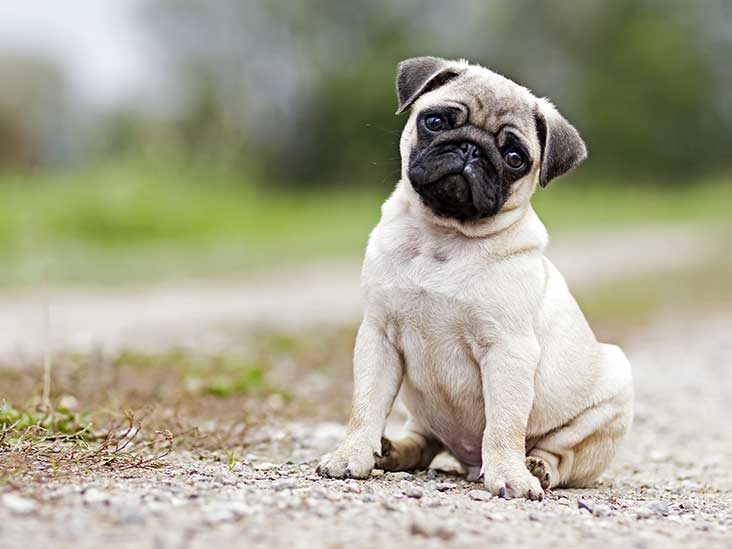
#> input picture Task_4/DOG.jpg, 732 x 549 px
$ jupyter execute Task_4_Image_To_Pencil_sketch_with_python.ipynb
#> lines starting #> are read from the running program, lines starting #| are printed output that depends on the picture
# Shreya Jagani - Data Science intern at LetsGrowMore Virtual Internship Program (October - 2022)

# Beginner level Task 4 : Image to pencil sketch with python

**Import libraries**

[cell 1]
import cv2
from matplotlib import pyplot as plt

[cell 2]
image = cv2.imread('DOG.jpg')
#> image is the input picture: shape (549, 732, 3); mean B, G, R 145.1, 166.1, 167.4
plt.figure(figsize=(10,10))
plt.imshow(cv2.cvtColor(image,cv2.COLOR_BGR2RGB),cmap='gray')
plt.show()

[cell 3]
gray_image = cv2.cvtColor(image, cv2.COLOR_BGR2GRAY)
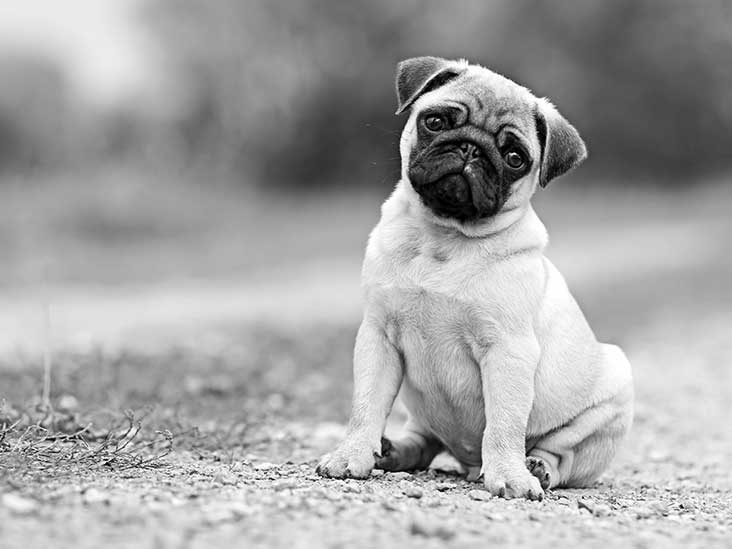
#> gray_image: shape (549, 732); min 0, max 255, mean 164.1
plt.figure(figsize=(10,10))
plt.imshow(gray_image,cmap='gray')
plt.show()

[cell 4]
inverted_image = 255 - gray_image
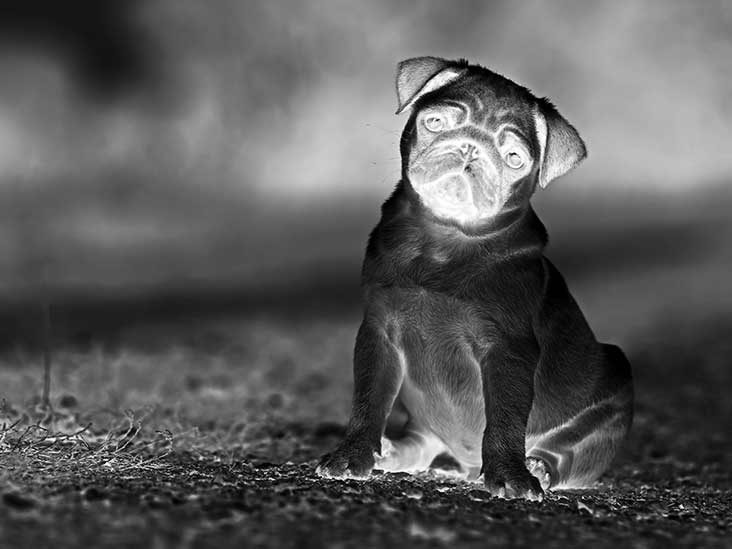
#> inverted_image: shape (549, 732); min 0, max 255, mean 90.9
plt.figure(figsize=(10,10))
plt.imshow(inverted_image,cmap='gray')
plt.show()

[cell 5]
blurred = cv2.GaussianBlur(inverted_image, (21, 21), 0)
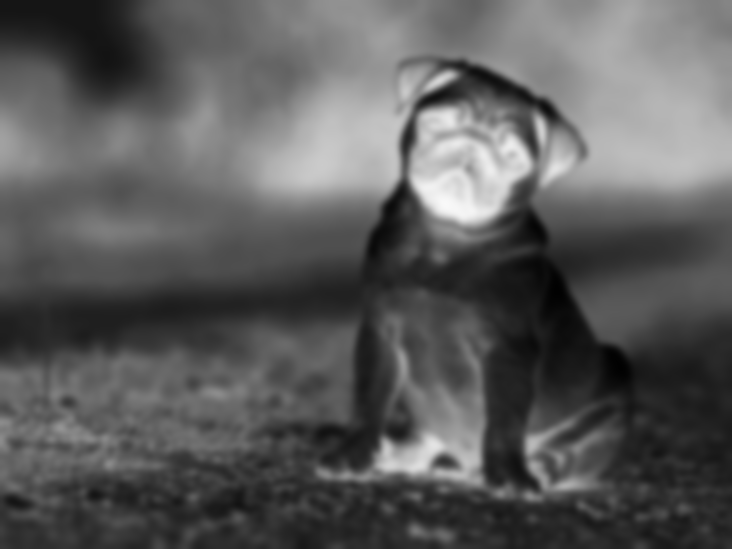
#> blurred: shape (549, 732); min 1, max 249, mean 90.9
plt.figure(figsize=(10,10))
plt.imshow(blurred,cmap='gray')
plt.show()

[cell 6]
inverted_blurred = 255 - blurred
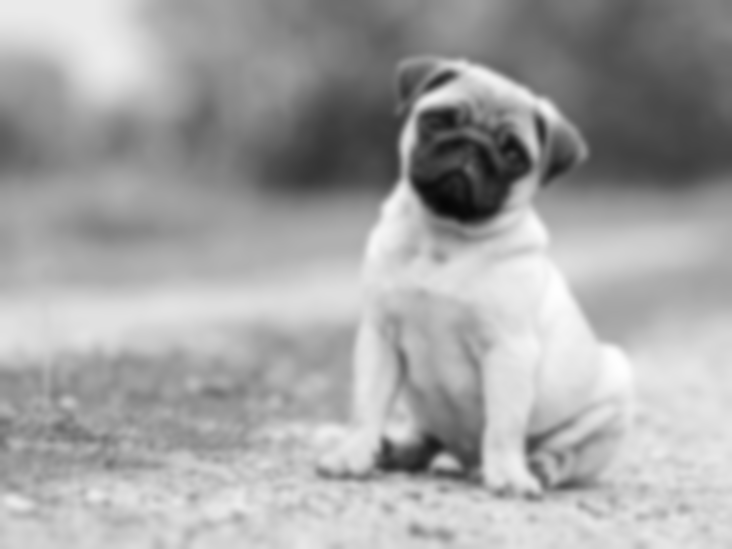
#> inverted_blurred: shape (549, 732); min 6, max 254, mean 164.1
pencil_sketch = cv2.divide(gray_image, inverted_blurred, scale=256.0)
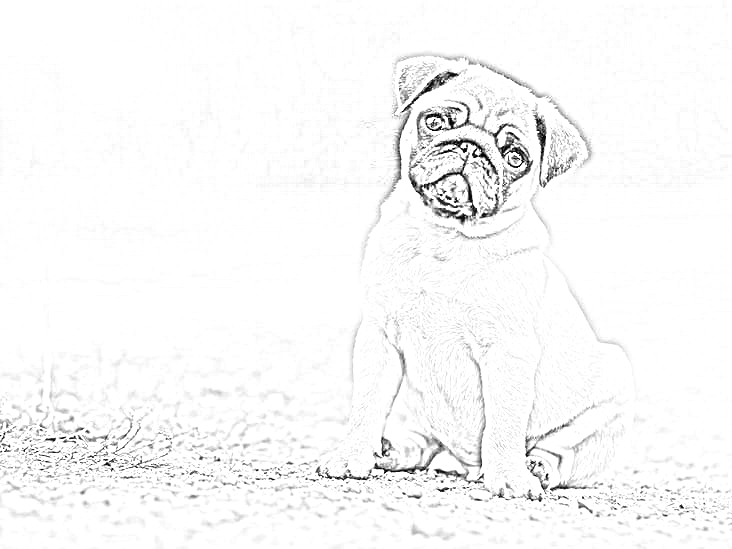
#> pencil_sketch: shape (549, 732); min 0, max 255, mean 248.3
